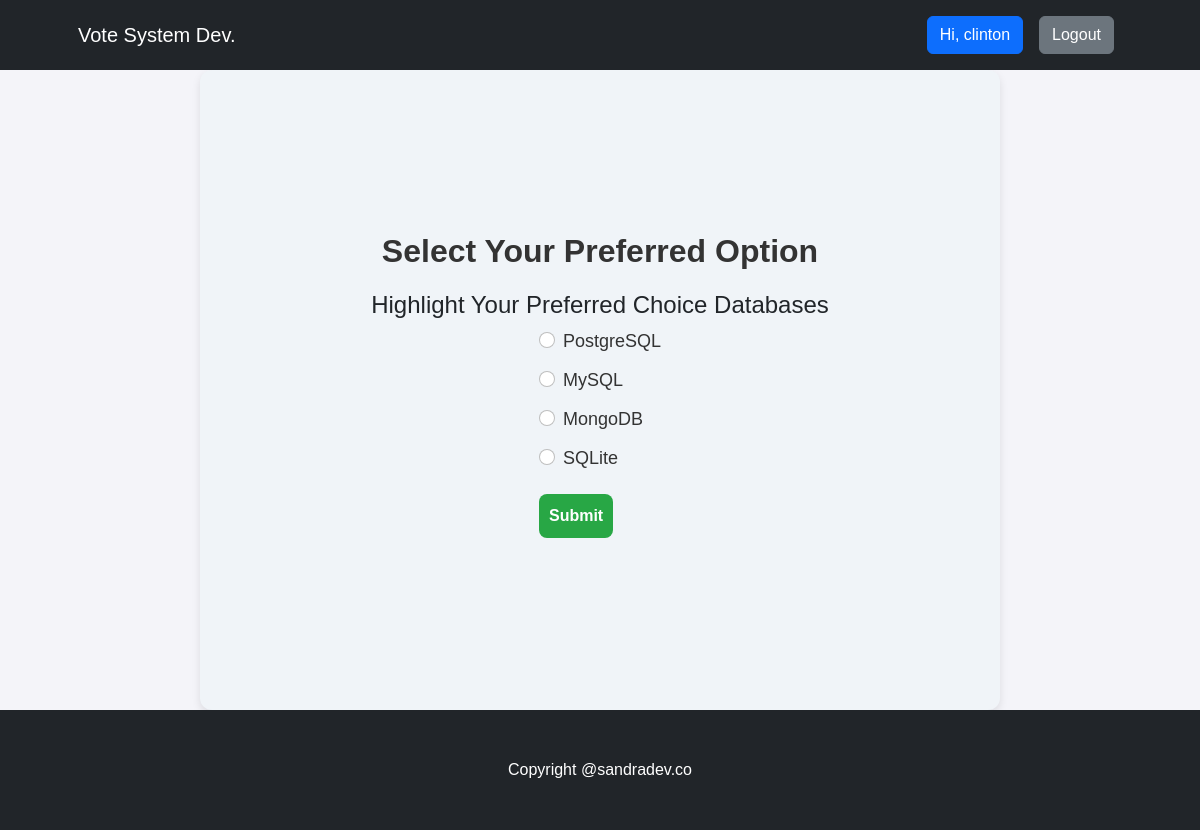
/vote/databases (signed in), run on the app's committed database.
### voteapp/models.py (models this page shows, shortened)
class Category(models.Model):
    title = models.CharField(max_length=200)
    slug = models.SlugField(blank=True, null=True)
    description = models.TextField(blank=True, null=True)
    total_vote = models.IntegerField(default=0)
    voters = models.ManyToManyField(User, blank=True)
    picture = models.ImageField(upload_to="img", blank=True, null=True)

class CategoryItem(models.Model):
    title = models.CharField(max_length=200)
    total_vote = models.IntegerField(default=0)
    category = models.ForeignKey(Category, on_delete=models.CASCADE, related_name="items")
    voters = models.ManyToManyField(User, blank=True)

### voteapp/views.py (the view, shortened to what this page needs)
# urls.py: path("vote/<str:slug>", views.detail, name="detail"),
@login_required(login_url="signin")
def detail(request, slug):
    category = Category.objects.get(slug=slug)
    categories = CategoryItem.objects.filter(category=category)
    msg = None
    if request.user.is_authenticated:
        if category.voters.filter(id=request.user.id).exists():
            msg = "voted"
    context = {"category": category, "categories": categories, "msg": msg}
    return render(request, "detail.html", context)

### voteapp/templates/detail.html (shortened to what this page needs)
{% extends 'base.html' %}
{% block content %}
<div class="container voteContainer">
    <h2>Select Your Preferred Option</h2>
    <h4>Highlight Your Preferred Choice {{category.title}}</h4>
    {% if msg  %}
    <div class="alert alert-primary" role="alert">
      Your vote has been recorded for this category
    </div>
    <a class="btn btn-primary btn-lg" href="{% url 'result' category.slug %}">See Result</a>
    {% else %}
    <form action="" method='POST'>
      {% for category in categories  %}
      <div class="form-check">
        <input class="form-check-input" type="radio" value="{{category.id}}" name="category_item" id="flexRadioDefault{{category.id}}" required>
        <label class="form-check-label" for="flexRadioDefault{{category.id}}">
          {{category.title}}
        </label>
      </div>
      {% endfor %}
    <button type="submit" class='btn btn-primary'>Submit</button>
  </form>
    {% endif %}
</div>
{% endblock content %}

### voteapp/templates/base.html (shortened to what this page needs)
<!DOCTYPE html>
{% load static %}
<html lang="en">
<head>
    <link href="https://cdn.jsdelivr.net/npm/bootstrap-icons@1.4.1/font/bootstrap-icons.css" rel="stylesheet" />
    <link rel="stylesheet" href="{% static 'css/bootstrap.css' %}">
    <link rel="stylesheet" href="{% static 'css/style.css' %}">
</head>
<body>
     <nav class="navbar navbar-expand-lg navbar-dark bg-dark">
        <div class="container px-lg-5">
            <a class="navbar-brand" href="{% url 'index'  %}">Vote System Dev.</a>
            <div class="collapse navbar-collapse" id="navbarSupportedContent">
                <ul class="navbar-nav ms-auto mb-2 mb-lg-0">
                    {% if request.user.is_authenticated %}
                    <li class="nav-item"><a class="nav-link" href="#"><button class="btn btn-primary">Hi, {{request.user.username}}</button></a></li>
                    <li class="nav-item"><a class="nav-link" href="{% url 'logout' %}"><button class="btn btn-secondary">Logout</button></a></li>
                    {% else %}
                    <li class="nav-item"><a class="nav-link" href="{% url 'signin' %}"><button class="btn btn-primary">Login</button></a></li>
                    <li class="nav-item"><a class="nav-link" href="{% url 'signup' %}"><button class="btn btn-primary">SignUp</button></a></li>
                    {% endif %}
                </ul>
            </div>
        </div>
    </nav>
    {% block content %}
    {% endblock content %}
     <footer class="py-5 bg-dark">
        <div class="container"><p class="m-0 text-center text-white">Copyright @sandradev.co</p></div>
    </footer>
</body>
</html>

### voteapp/static/css/style.css (style rules this page uses)
* { box-sizing: border-box; margin: 0; padding: 0; font-family: 'Arial', sans-serif; }
body { background-color: #f4f4f9; }
.voteContainer { display: flex; flex-direction: column; align-items: center; justify-content: center; height: 80vh; padding: 20px; background: #f0f4f8; border-radius: 12px; box-shadow: 0 4px 8px rgba(0, 0, 0, 0.1); max-width: 800px; margin: auto; }
.voteContainer h2 { font-size: 2rem; font-weight: 700; color: #333; margin-bottom: 20px; text-align: center; }
.voteContainer label { font-size: 1.2rem; font-weight: 500; color: #555; margin-bottom: 10px; text-align: center; }
.voteContainer button { background-color: #007bff; color: white; font-size: 1rem; font-weight: 600; padding: 10px 20px; border: none; border-radius: 8px; cursor: pointer; transition: background-color 0.3s ease, transform 0.2s ease; }
.voteContainer button { margin: 10px 0; background-color: #28a745; color: #ffffff; border: none; padding: 10px; border-radius: 8px; font-size: 16px; cursor: pointer; transition: background-color 0.3s; }
.voteContainer label { font-size: 18px; font-weight: 500; color: #333; }

### data on the page
Category: title "Databases"
CategoryItem: title "PostgreSQL"
CategoryItem: title "MySQL"
CategoryItem: title "MongoDB"
CategoryItem: title "SQLite"

### other printed values
{{ request.user.username }} "clinton"
